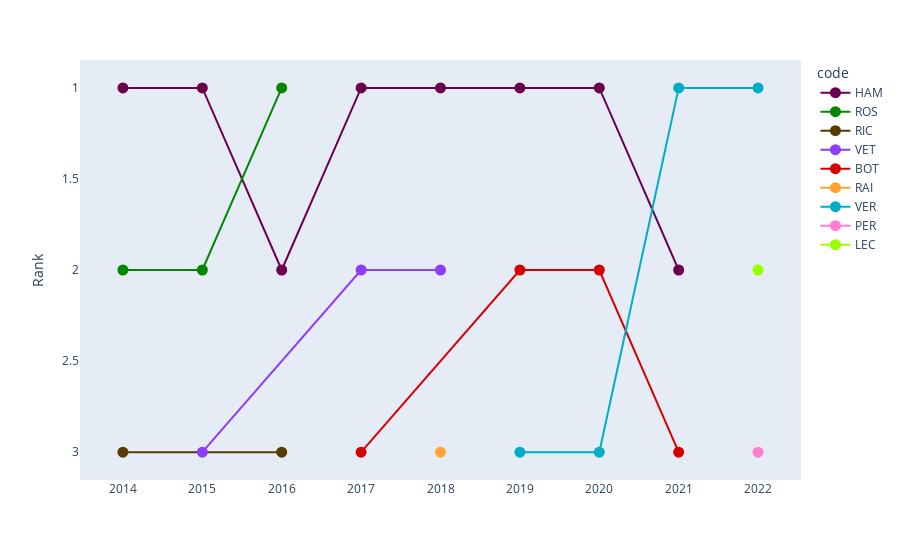

The cell this chart's notebook holds for it:
### Code cell
#plot bump chart
list_dist = list(set(winners_top3['code']))
pal = list(sns.color_palette(palette=cc.glasbey,
                             n_colors=len(list_dist)).as_hex())
dict_color = dict(zip(list_dist, pal))

fig = px.line(winners_top3, x = 'year', y = 'position',
              color = 'code',
              color_discrete_map= dict_color, 
              markers=True,
              hover_name = 'surname')
fig.update_traces(marker=dict(size=11))
fig.update_yaxes(autorange='reversed', title='Rank',
                 visible=True, showticklabels=True)
fig.update_xaxes(title='', visible=True, showticklabels=True)
fig.update_layout(xaxis=dict(showgrid=False),
                  yaxis=dict(showgrid=False) )
fig.show()

### Figure 1 — Plotly figure (JSON) as saved in the notebook; plotly's stock layout.template omitted (floating-point values rounded to 4 significant figures)
{"data": [{"hovertemplate": "<b>%{hovertext}</b><br><br>code=HAM<br>year=%{x}<br>position=%{y}<extra></extra>", "hovertext": ["Hamilton", "Hamilton", "Hamilton", "Hamilton", "Hamilton", "Hamilton", "Hamilton", "Hamilton"], "legendgroup": "HAM", "line": {"color": "#6b004f", "dash": "solid"}, "marker": {"size": 11, "symbol": "circle"}, "mode": "markers+lines", "name": "HAM", "orientation": "v", "showlegend": true, "type": "scatter", "x": [2014, 2015, 2016, 2017, 2018, 2019, 2020, 2021], "xaxis": "x", "y": [1, 1, 2, 1, 1, 1, 1, 2], "yaxis": "y"}, {"hovertemplate": "<b>%{hovertext}</b><br><br>code=ROS<br>year=%{x}<br>position=%{y}<extra></extra>", "hovertext": ["Rosberg", "Rosberg", "Rosberg"], "legendgroup": "ROS", "line": {"color": "#018700", "dash": "solid"}, "marker": {"size": 11, "symbol": "circle"}, "mode": "markers+lines", "name": "ROS", "orientation": "v", "showlegend": true, "type": "scatter", "x": [2014, 2015, 2016], "xaxis": "x", "y": [2, 2, 1], "yaxis": "y"}, {"hovertemplate": "<b>%{hovertext}</b><br><br>code=RIC<br>year=%{x}<br>position=%{y}<extra></extra>", "hovertext": ["Ricciardo", "Ricciardo"], "legendgroup": "RIC", "line": {"color": "#573b00", "dash": "solid"}, "marker": {"size": 11, "symbol": "circle"}, "mode": "markers+lines", "name": "RIC", "orientation": "v", "showlegend": true, "type": "scatter", "x": [2014, 2016], "xaxis": "x", "y": [3, 3], "yaxis": "y"}, {"hovertemplate": "<b>%{hovertext}</b><br><br>code=VET<br>year=%{x}<br>position=%{y}<extra></extra>", "hovertext": ["Vettel", "Vettel", "Vettel"], "legendgroup": "VET", "line": {"color": "#8c3bff", "dash": "solid"}, "marker": {"size": 11, "symbol": "circle"}, "mode": "markers+lines", "name": "VET", "orientation": "v", "showlegend": true, "type": "scatter", "x": [2015, 2017, 2018], "xaxis": "x", "y": [3, 2, 2], "yaxis": "y"}, {"hovertemplate": "<b>%{hovertext}</b><br><br>code=BOT<br>year=%{x}<br>position=%{y}<extra></extra>", "hovertext": ["Bottas", "Bottas", "Bottas", "Bottas"], "legendgroup": "BOT", "line": {"color": "#d60000", "dash": "solid"}, "marker": {"size": 11, "symbol": "circle"}, "mode": "markers+lines", "name": "BOT", "orientation": "v", "showlegend": true, "type": "scatter", "x": [2017, 2019, 2020, 2021], "xaxis": "x", "y": [3, 2, 2, 3], "yaxis": "y"}, {"hovertemplate": "<b>%{hovertext}</b><br><br>code=RAI<br>year=%{x}<br>position=%{y}<extra></extra>", "hovertext": ["Räikkönen"], "legendgroup": "RAI", "line": {"color": "#ffa52f", "dash": "solid"}, "marker": {"size": 11, "symbol": "circle"}, "mode": "markers+lines", "name": "RAI", "orientation": "v", "showlegend": true, "type": "scatter", "x": [2018], "xaxis": "x", "y": [3], "yaxis": "y"}, {"hovertemplate": "<b>%{hovertext}</b><br><br>code=VER<br>year=%{x}<br>position=%{y}<extra></extra>", "hovertext": ["Verstappen", "Verstappen", "Verstappen", "Verstappen"], "legendgroup": "VER", "line": {"color": "#00acc6", "dash": "solid"}, "marker": {"size": 11, "symbol": "circle"}, "mode": "markers+lines", "name": "VER", "orientation": "v", "showlegend": true, "type": "scatter", "x": [2019, 2020, 2021, 2022], "xaxis": "x", "y": [3, 3, 1, 1], "yaxis": "y"}, {"hovertemplate": "<b>%{hovertext}</b><br><br>code=PER<br>year=%{x}<br>position=%{y}<extra></extra>", "hovertext": ["Pérez"], "legendgroup": "PER", "line": {"color": "#ff7ed1", "dash": "solid"}, "marker": {"size": 11, "symbol": "circle"}, "mode": "markers+lines", "name": "PER", "orientation": "v", "showlegend": true, "type": "scatter", "x": [2022], "xaxis": "x", "y": [3], "yaxis": "y"}, {"hovertemplate": "<b>%{hovertext}</b><br><br>code=LEC<br>year=%{x}<br>position=%{y}<extra></extra>", "hovertext": ["Leclerc"], "legendgroup": "LEC", "line": {"color": "#97ff00", "dash": "solid"}, "marker": {"size": 11, "symbol": "circle"}, "mode": "markers+lines", "name": "LEC", "orientation": "v", "showlegend": true, "type": "scatter", "x": [2022], "xaxis": "x", "y": [2], "yaxis": "y"}], "layout": {"legend": {"title": {"text": "code"}, "tracegroupgap": 0}, "margin": {"t": 60}, "xaxis": {"anchor": "y", "domain": [0, 1], "showgrid": false, "showticklabels": true, "title": {"text": ""}, "visible": true}, "yaxis": {"anchor": "x", "autorange": "reversed", "domain": [0, 1], "showgrid": false, "showticklabels": true, "title": {"text": "Rank"}, "visible": true}}}
